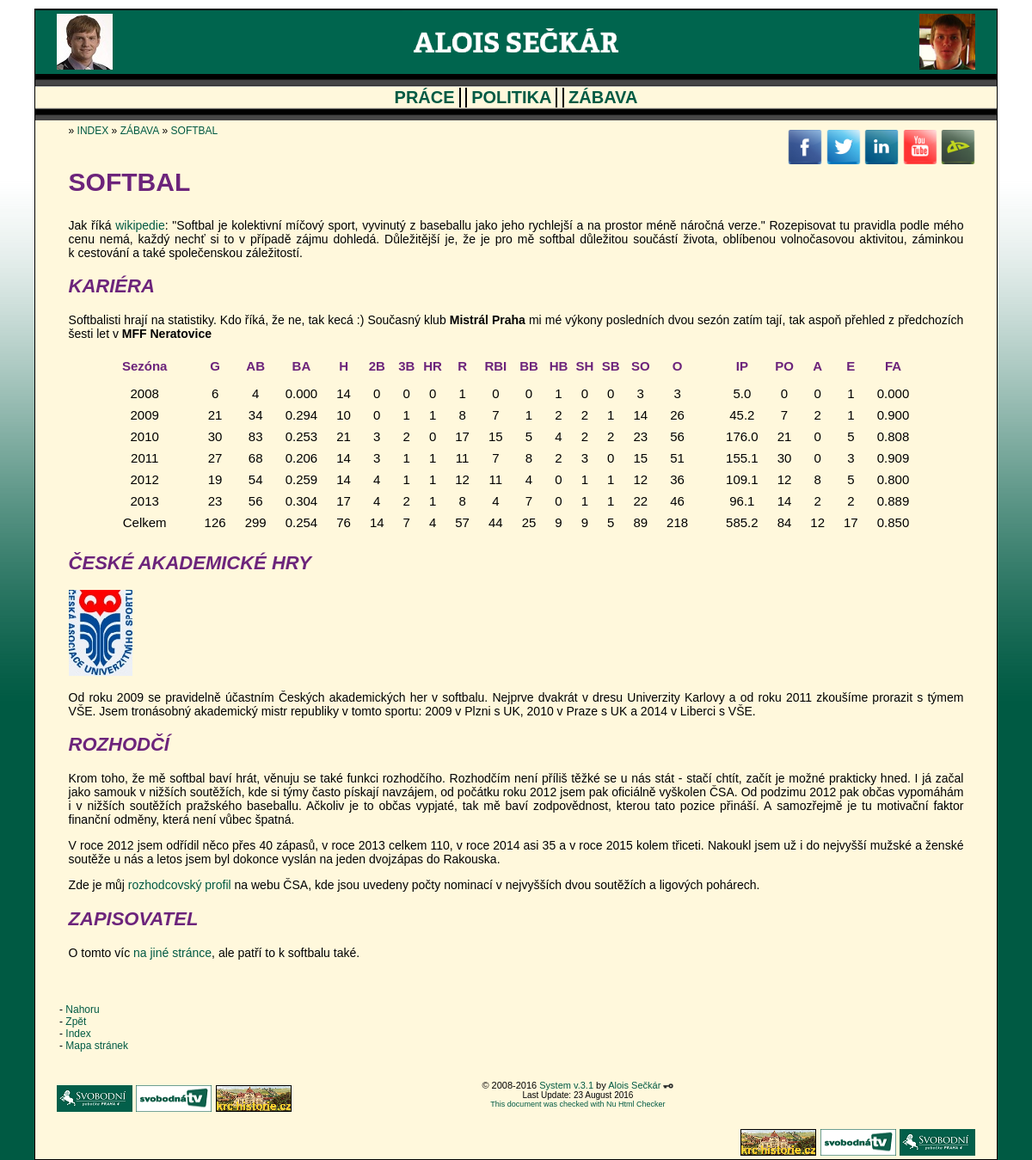
Page /misc-soft on the committed database.
### tables this page shows
CREATE TABLE IF NOT EXISTS `elrh_softball` (
  `year` varchar(6) NOT NULL,
  `G` int(11) NOT NULL,
  `AB` int(11) NOT NULL,
  `BA` varchar(5) NOT NULL,
  `H` int(11) NOT NULL,
  `2B` int(11) NOT NULL,
  `3B` int(11) NOT NULL,
  `HR` int(11) NOT NULL,
  `R` int(11) NOT NULL,
  `RBI` int(11) NOT NULL,
  `BB` int(11) NOT NULL,
  `HB` int(11) NOT NULL,
  `SH` int(11) NOT NULL,
  `SB` int(11) NOT NULL,
  `SO` int(11) NOT NULL,
  `O` int(11) NOT NULL,
  `IP` varchar(7) NOT NULL,
  `PO` int(11) NOT NULL,
  `A` int(11) NOT NULL,
  `E` int(11) NOT NULL,
  `FA` varchar(5) NOT NULL
);

### index.php (called while the page is built, shortened)
<?php
$controller = new ELRHPageController();
if (!empty($_GET["page"])) {
	$page = $_GET["page"];
}
$controller->resolvePath(mb_strtolower($page, 'UTF-8'));
$controller->prepareData();
$controller->renderPage();
?>

### web/scripts/page-data/elrh_data_helper.php (called while the page is built, shortened)
<?php
class ELRHDataHelper {
	public static function retrieveArray($mysqli, $query) {
		$result = $mysqli->query($query);
	    $i = 0;
		while ($current = $result->fetch_array()) {
			$array[$i] = $current;
			$i++;
		}
		if (isset($array)) {
			return $array;
		} else {
			return null;
		}
	}
}

### web/scripts/page-data/elrh_misc-soft_data.php (called while the page is built)
<?php
class ELRHPageData {
	public static function prepareData($item, $mysqli) {
		$data["title"] = "Alois Sečkár - Softbal";
		include_once getcwd().'/web/scripts/page-data/elrh_data_helper.php';
		$data["stats"] = ELRHDataHelper::retrieveArray($mysqli, "SELECT * FROM elrh_softball");
		return $data;
	}
}

### web/scripts/page-content/elrh_misc-soft_content.php (the view)
<?php
class ELRHPageContentRenderer {
	public static function renderContent($page_data) {
		echo '<h1>SOFTBAL</h1>'.PHP_EOL;
		echo '<p>'.PHP_EOL;
			echo 'Jak říká <a href="http://cs.wikipedia.org/wiki/Softball" target="_blank" title="Softbal na wikipedii">wikipedie</a>: "Softbal je kolektivní míčový sport, vyvinutý z baseballu jako jeho rychlejší a&nbsp;na prostor méně náročná verze." Rozepisovat tu pravidla podle mého cenu nemá, každý nechť si to v&nbsp;případě zájmu dohledá. Důležitější je, že je pro mě softbal důležitou součástí života, oblíbenou volnočasovou aktivitou, záminkou k&nbsp;cestování a&nbsp;také společenskou záležitostí.'.PHP_EOL;
		echo '</p>'.PHP_EOL;
		echo '<h2>KARIÉRA</h2>'.PHP_EOL;
		echo '<p>'.PHP_EOL;
			echo 'Softbalisti hrají na statistiky. Kdo říká, že ne, tak kecá :) Současný klub <strong>Mistrál&nbsp;Praha</strong> mi mé výkony posledních dvou sezón zatím tají, tak aspoň přehled z&nbsp;předchozích šesti let v&nbsp;<strong>MFF&nbsp;Neratovice</strong>'.PHP_EOL;
		echo '</p>'.PHP_EOL;
		echo '<table>'.PHP_EOL;
			echo '<tr>'.PHP_EOL;
				echo '<th>Sezóna</th>'.PHP_EOL;
				echo '<th></th>'.PHP_EOL;
				echo '<th>G</th>'.PHP_EOL;
				echo '<th>AB</th>'.PHP_EOL;
				echo '<th>BA</th>'.PHP_EOL;
				echo '<th>H</th>'.PHP_EOL;
			    echo '<th>2B</th>'.PHP_EOL;
				echo '<th>3B</th>'.PHP_EOL;
				echo '<th>HR</th>'.PHP_EOL;
				echo '<th>R</th>'.PHP_EOL;
				echo '<th>RBI</th>'.PHP_EOL;
				echo '<th>BB</th>'.PHP_EOL;
				echo '<th>HB</th>'.PHP_EOL;
				echo '<th>SH</th>'.PHP_EOL;
				echo '<th>SB</th>'.PHP_EOL;
				echo '<th>SO</th>'.PHP_EOL;
				echo '<th>O</th>'.PHP_EOL;
				echo '<th></th>'.PHP_EOL;
				echo '<th>IP</th>'.PHP_EOL;
				echo '<th>PO</th>'.PHP_EOL;
				echo '<th>A</th>'.PHP_EOL;
				echo '<th>E</th>'.PHP_EOL;
				echo '<th>FA</th>'.PHP_EOL;
			echo '</tr>'.PHP_EOL;
			if (!empty($page_data["stats"])) {
				foreach ($page_data["stats"] as $row) {
					echo '<tr>'.PHP_EOL;
						echo '<td>'.$row["year"].'</td>'.PHP_EOL;
						echo '<td></td>'.PHP_EOL;
						echo '<td>'.$row["G"].'</td>'.PHP_EOL;
						echo '<td>'.$row["AB"].'</td>'.PHP_EOL;
						echo '<td>'.$row["BA"].'</td>'.PHP_EOL;
						echo '<td>'.$row["H"].'</td>'.PHP_EOL;
						echo '<td>'.$row["2B"].'</td>'.PHP_EOL;
						echo '<td>'.$row["3B"].'</td>'.PHP_EOL;
						echo '<td>'.$row["HR"].'</td>'.PHP_EOL;
						echo '<td>'.$row["R"].'</td>'.PHP_EOL;
						echo '<td>'.$row["RBI"].'</td>'.PHP_EOL;
						echo '<td>'.$row["BB"].'</td>'.PHP_EOL;
						echo '<td>'.$row["HB"].'</td>'.PHP_EOL;
						echo '<td>'.$row["SH"].'</td>'.PHP_EOL;
						echo '<td>'.$row["SB"].'</td>'.PHP_EOL;
						echo '<td>'.$row["SO"].'</td>'.PHP_EOL;
						echo '<td>'.$row["O"].'</td>'.PHP_EOL;
						echo '<td></td>'.PHP_EOL;
						echo '<td>'.$row["IP"].'</td>'.PHP_EOL;
						echo '<td>'.$row["PO"].'</td>'.PHP_EOL;
						echo '<td>'.$row["A"].'</td>'.PHP_EOL;
						echo '<td>'.$row["E"].'</td>'.PHP_EOL;
						echo '<td>'.$row["FA"].'</td>'.PHP_EOL;
					echo '</tr>'.PHP_EOL;
				}
			} else {
				echo '<tr><td colspan="23">Nenalezeny žádné statistiky</td></tr>'.PHP_EOL;
			}
		echo '</table>'.PHP_EOL;
		echo '<h2>ČESKÉ AKADEMICKÉ HRY</h2>'.PHP_EOL;
		echo '<img src="/web/images/soft_akada.jpg" title="ČAH" alt="ČAH" />'.PHP_EOL;
		echo '<p>'.PHP_EOL;
			echo 'Od roku 2009 se pravidelně účastním Českých akademických her v&nbsp;softbalu. Nejprve dvakrát v&nbsp;dresu Univerzity Karlovy a&nbsp;od roku 2011 zkoušíme prorazit s&nbsp;týmem VŠE. Jsem tronásobný akademický mistr republiky v&nbsp;tomto sportu: 2009&nbsp;v&nbsp;Plzni s&nbsp;UK, 2010&nbsp;v&nbsp;Praze s&nbsp;UK a&nbsp;2014&nbsp;v&nbsp;Liberci s&nbsp;VŠE.'.PHP_EOL;
		echo '</p>'.PHP_EOL;
		echo '<h2>ROZHODČÍ</h2>'.PHP_EOL;
		echo '<p>'.PHP_EOL;
			echo 'Krom toho, že mě softbal baví hrát, věnuju se také funkci rozhodčího. Rozhodčím není příliš těžké se u&nbsp;nás stát -&nbsp;stačí chtít, začít je možné prakticky hned. I&nbsp;já začal jako samouk v&nbsp;nižších soutěžích, kde si týmy často pískají navzájem, od počátku roku 2012 jsem pak oficiálně vyškolen ČSA. Od podzimu 2012 pak občas vypomáhám i&nbsp;v&nbsp;nižších soutěžích pražského baseballu. Ačkoliv je to občas vypjaté, tak mě baví zodpovědnost, kterou tato pozice přináší. A&nbsp;samozřejmě je tu motivační faktor finanční odměny, která není vůbec špatná.'.PHP_EOL;
		echo '</p>'.PHP_EOL;
		echo '<p>'.PHP_EOL;
			echo 'V&nbsp;roce&nbsp;2012 jsem odřídil něco přes 40&nbsp;zápasů, v&nbsp;roce&nbsp;2013 celkem&nbsp;110, v&nbsp;roce&nbsp;2014 asi&nbsp;35 a&nbsp;v&nbsp;roce&nbsp;2015 kolem třiceti. Nakoukl jsem už i&nbsp;do nejvyšší mužské a&nbsp;ženské soutěže u&nbsp;nás a&nbsp;letos jsem byl dokonce vyslán na jeden dvojzápas do Rakouska.'.PHP_EOL;
		echo '</p>'.PHP_EOL;
		echo '<p>'.PHP_EOL;
			echo 'Zde je můj <a href="http://softball.cz/modules.php?op=modload&amp;name=infosys&amp;file=index&amp;do=umpires&amp;co=dirview&amp;umid=85&amp;pda=2">rozhodcovský profil</a> na webu ČSA, kde jsou uvedeny počty nominací v&nbsp;nejvyšších dvou soutěžích a&nbsp;ligových pohárech.'.PHP_EOL;
		echo '</p>'.PHP_EOL;
		echo '<h2>ZAPISOVATEL</h2>'.PHP_EOL;
		echo '<p>'.PHP_EOL;
			echo 'O&nbsp;tomto víc <a href="/work-scorer" title="Zápis baseball/softbal">na jiné stránce</a>, ale patří to k&nbsp;softbalu také.'.PHP_EOL;
		echo '</p>'.PHP_EOL;
	}
}

### elrh_css.css (style rules this page uses)
a { text-decoration: none }
a:link { color: #005a43; }
table { margin: 0px auto; }
th { text-align: center; color: #6C247B; padding-top: 5px; padding-bottom: 12px; }
td { text-align: center; padding-left: 10px; padding-right: 10px; padding-bottom: 5px; }
p { font-size: 14px; }
body { font-family: 'Arial'; background-image: url('web/skin/body_bg.png'); background-repeat: repeat-x; background-color: #005a43; }
h1 { color: #6C247B; font-size: 30px; }
h2 { color: #6C247B; font-size: 22px; font-style: italic; }

### rows in the picture
elrh_softball: year "2008", G "6", AB "4", BA "0.000", H "14", 2B "0", 3B "0", HR "0", R "1", RBI "0", BB "0", HB "1", SH "0", SB "0", SO "3", O "3", IP "5.0", PO "0", A "0", E "1", FA "0.000"
elrh_softball: year "2009", G "21", AB "34", BA "0.294", H "10", 2B "0", 3B "1", HR "1", R "8", RBI "7", BB "1", HB "2", SH "2", SB "1", SO "14", O "26", IP "45.2", PO "7", A "2", E "1", FA "0.900"
elrh_softball: year "2010", G "30", AB "83", BA "0.253", H "21", 2B "3", 3B "2", HR "0", R "17", RBI "15", BB "5", HB "4", SH "2", SB "2", SO "23", O "56", IP "176.0", PO "21", A "0", E "5", FA "0.808"
elrh_softball: year "2011", G "27", AB "68", BA "0.206", H "14", 2B "3", 3B "1", HR "1", R "11", RBI "7", BB "8", HB "2", SH "3", SB "0", SO "15", O "51", IP "155.1", PO "30", A "0", E "3", FA "0.909"
elrh_softball: year "2012", G "19", AB "54", BA "0.259", H "14", 2B "4", 3B "1", HR "1", R "12", RBI "11", BB "4", HB "0", SH "1", SB "1", SO "12", O "36", IP "109.1", PO "12", A "8", E "5", FA "0.800"
elrh_softball: year "2013", G "23", AB "56", BA "0.304", H "17", 2B "4", 3B "2", HR "1", R "8", RBI "4", BB "7", HB "0", SH "1", SB "1", SO "22", O "46", IP "96.1", PO "14", A "2", E "2", FA "0.889"
elrh_softball: year "Celkem", G "126", AB "299", BA "0.254", H "76", 2B "14", 3B "7", HR "4", R "57", RBI "44", BB "25", HB "9", SH "9", SB "5", SO "89", O "218", IP "585.2", PO "84", A "12", E "17", FA "0.850"

### other values in the picture
$page_nav["name"] "ZÁBAVA"
$subpage_nav["name"] "SOFTBAL"
$version "3.1"
$update "23 August 2016"
